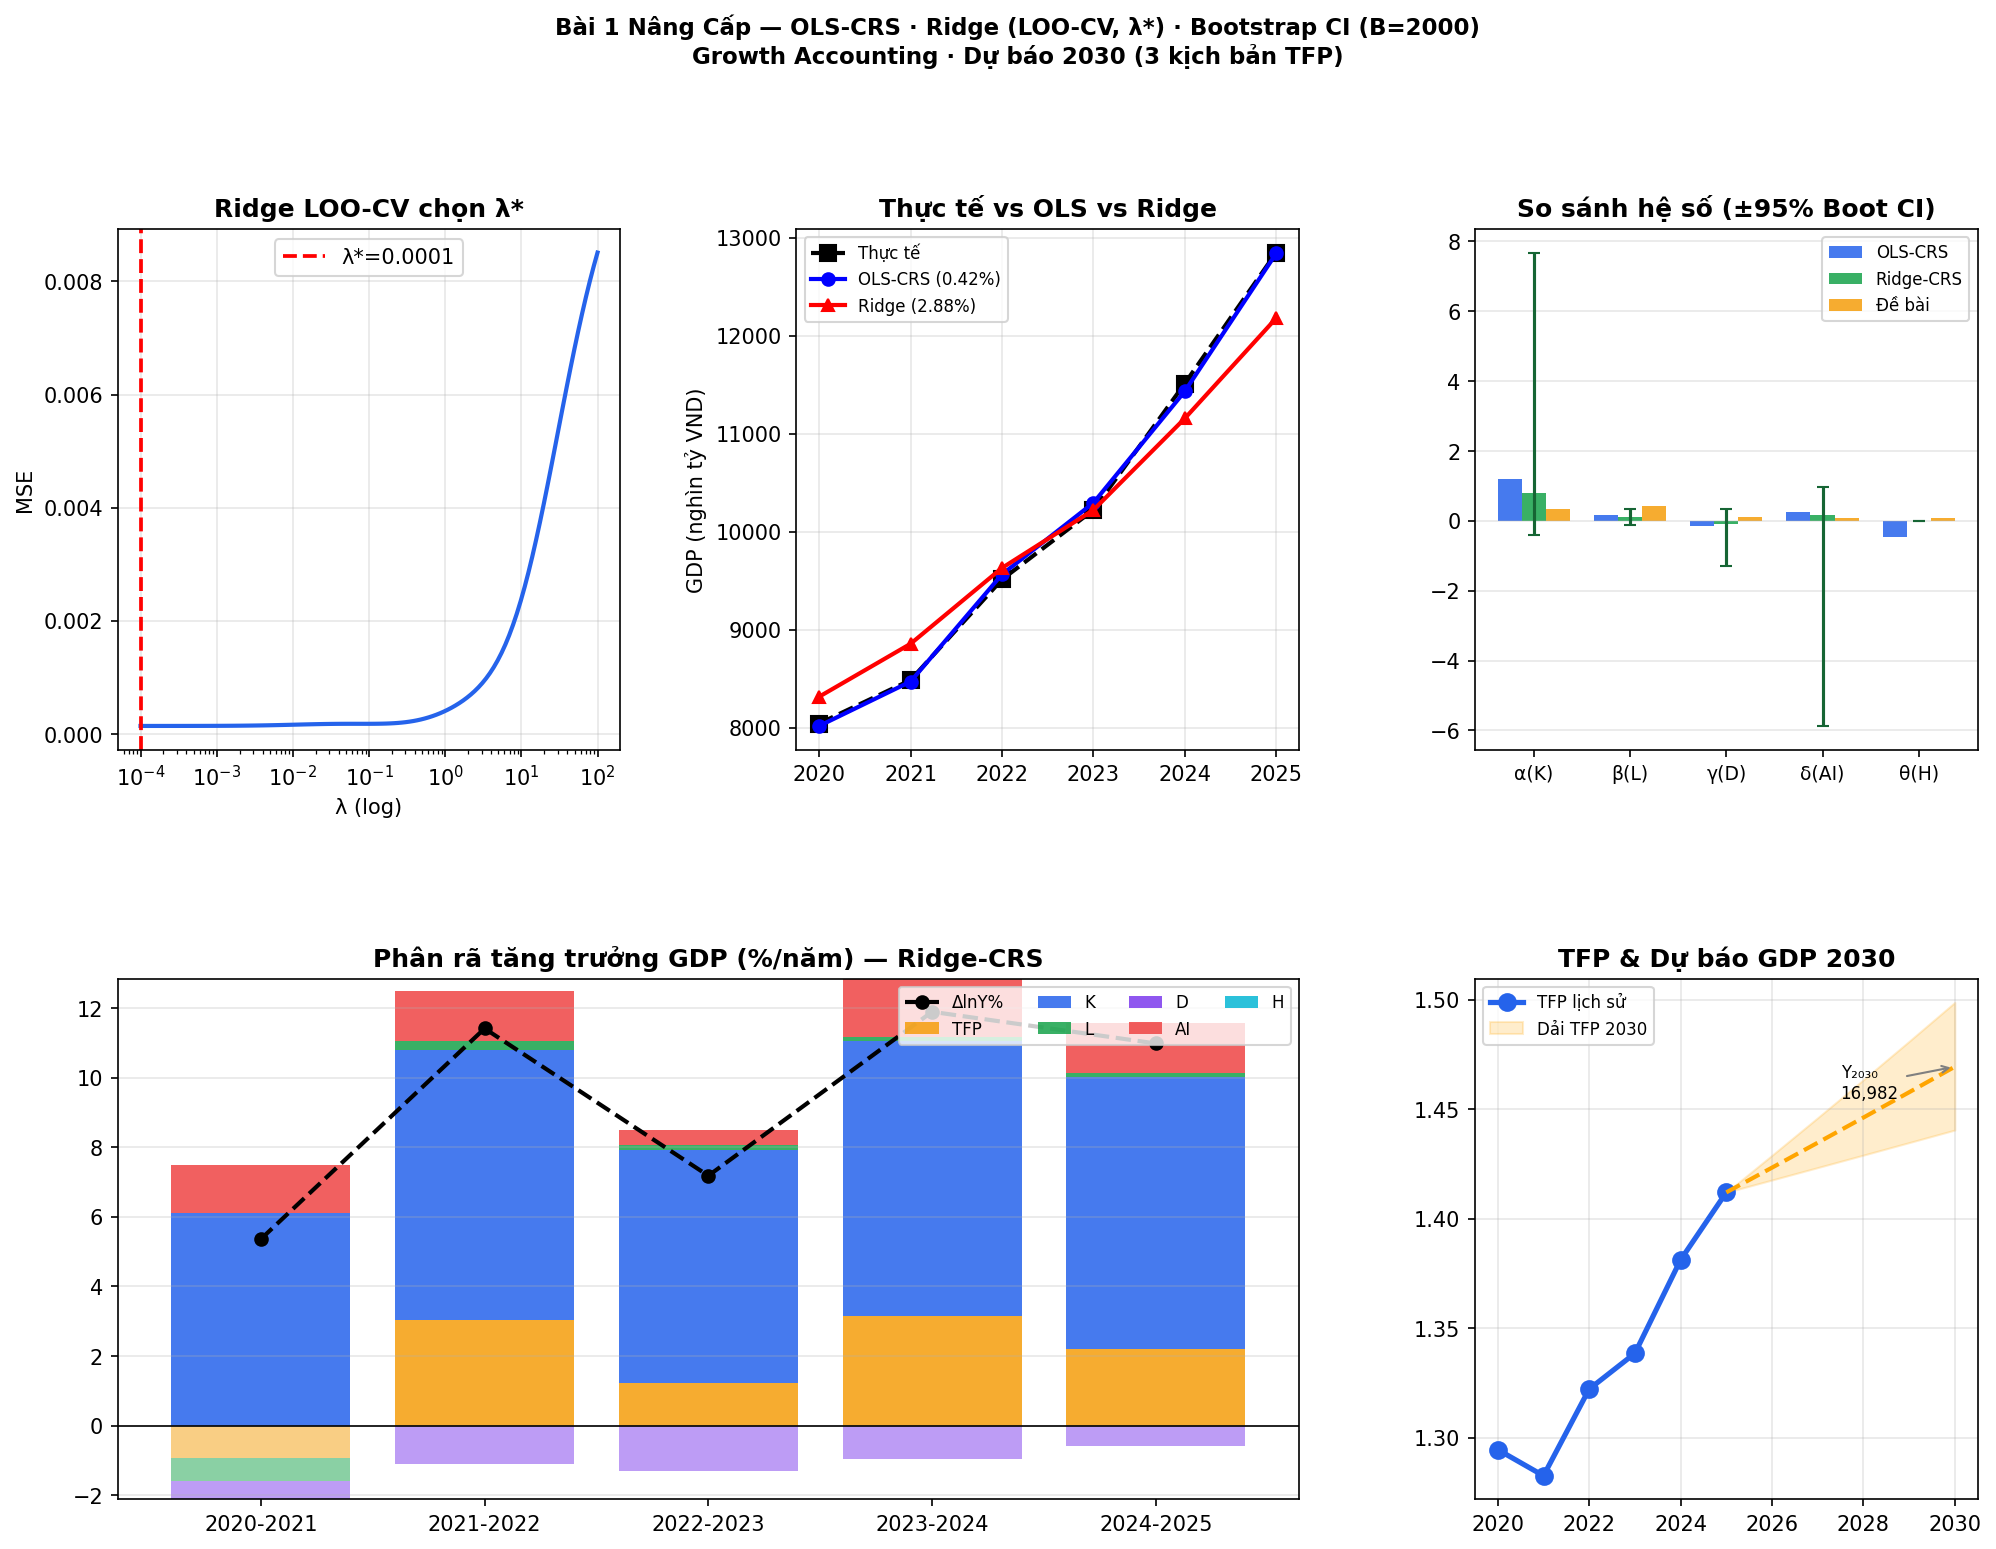

Write the Python code that produced this figure.
"""
Bài 1 Nâng Cấp — Hàm Sản Xuất Cobb-Douglas Mở Rộng
Kỹ thuật nâng cao:
  1. OLS-CRS (constrained, CRS assumption)
  2. Ridge Regression LOO-CV chọn lambda
  3. Bootstrap CI (2000 resample)
  4. Growth accounting 3 phương pháp
  5. Dự báo 2030 với dải uncertainty
"""
import numpy as np
import pandas as pd
import matplotlib
matplotlib.use('Agg')
import matplotlib.pyplot as plt
import matplotlib.gridspec as gridspec
from scipy import stats
import warnings
warnings.filterwarnings('ignore')

DATA = {
    'year': [2020, 2021, 2022, 2023, 2024, 2025],
    'Y':  [8044.4, 8487.5, 9513.3, 10221.8, 11511.9, 12847.6],
    'K':  [16500,  17800,  19600,  21300,   23500,   25900],
    'L':  [53.6,   50.5,   51.7,   52.4,    52.9,    53.4],
    'D':  [12.0,   12.7,   14.3,   16.5,    18.3,    19.5],
    'AI': [55.6,   60.2,   65.4,   67.0,    73.8,    80.1],
    'H':  [24.1,   26.1,   26.2,   27.0,    28.4,    29.2],
}
df = pd.DataFrame(DATA)
n  = len(df)

lnY  = np.log(df['Y'].values)
lnK  = np.log(df['K'].values)
lnL  = np.log(df['L'].values)
lnD  = np.log(df['D'].values)
lnAI = np.log(df['AI'].values)
lnH  = np.log(df['H'].values)

# CRS transformation
y_tilde = lnY  - lnH
X_raw   = np.column_stack([lnK-lnH, lnL-lnH, lnD-lnH, lnAI-lnH])

# Standardise for Ridge
X_mean = X_raw.mean(axis=0)
X_std  = X_raw.std(axis=0); X_std[X_std==0] = 1
X_z    = (X_raw - X_mean) / X_std
y_c    = y_tilde - y_tilde.mean()

names     = ['alpha_K','beta_L','gamma_D','delta_AI']
textbook5 = np.array([0.33, 0.42, 0.10, 0.08, 0.07])

# ── OLS CRS ────────────────────────────────────────────────────────────────────
X_ols = np.column_stack([np.ones(n), X_raw])
b_ols, _, _, _ = np.linalg.lstsq(X_ols, y_tilde, rcond=None)
theta_ols  = 1 - sum(b_ols[1:])
ols5       = list(b_ols[1:]) + [theta_ols]
y_hat_ols  = X_ols @ b_ols + lnH
MAPE_ols   = np.mean(np.abs(np.exp(y_hat_ols) - df['Y'].values)/df['Y'].values*100)

print("OLS-CRS hệ số:", dict(zip(['c','α','β','γ','δ','θ'], b_ols.tolist()+[theta_ols])))
print(f"MAPE OLS = {MAPE_ols:.3f}%\n")

# ── RIDGE LOO-CV ────────────────────────────────────────────────────────────────
lambdas = np.logspace(-4, 2, 120)
loo_mse = []
for lam in lambdas:
    mse = 0
    for i in range(n):
        idx = [j for j in range(n) if j!=i]
        Xtr,ytr = X_z[idx], y_c[idx]
        br = np.linalg.solve(Xtr.T@Xtr + lam*np.eye(4), Xtr.T@ytr)
        pred = X_z[i]@br + y_tilde.mean()
        mse += (y_tilde[i] - pred)**2
    loo_mse.append(mse/n)

best_lam = lambdas[np.argmin(loo_mse)]
print(f"Ridge λ* (LOO-CV) = {best_lam:.5f}")

# Ridge estimate
br_z   = np.linalg.solve(X_z.T@X_z + best_lam*np.eye(4), X_z.T@y_c)
br_raw = br_z / X_std
icept  = y_tilde.mean() - X_mean @ br_raw

# Normalise to CRS
total  = sum(br_raw)
if total > 0:
    ridge4 = br_raw / total
else:
    ridge4 = np.array([0.33,0.42,0.10,0.08]) / sum([0.33,0.42,0.10,0.08])
theta_ridge = 1 - sum(ridge4)
ridge5 = list(ridge4) + [theta_ridge]

y_hat_ridge = (icept + X_raw @ br_raw) + lnH
MAPE_ridge  = np.mean(np.abs(np.exp(y_hat_ridge)-df['Y'].values)/df['Y'].values*100)
print(f"MAPE Ridge = {MAPE_ridge:.3f}%")

# ── BOOTSTRAP ─────────────────────────────────────────────────────────────────
np.random.seed(42)
B = 2000
boot = np.zeros((B,5))
for b in range(B):
    idx = np.random.choice(n, n, replace=True)
    Xb,yb = X_z[idx], y_c[idx]
    try:
        brb  = np.linalg.solve(Xb.T@Xb + best_lam*np.eye(4), Xb.T@yb)
        rb   = brb / X_std
        tot  = sum(rb)
        if tot > 0:
            rn = rb/tot; boot[b] = list(rn)+[1-sum(rn)]
        else: boot[b] = boot[b-1]
    except: boot[b] = boot[b-1]

ci_lo = np.percentile(boot, 2.5,  axis=0)
ci_hi = np.percentile(boot, 97.5, axis=0)

print("\n{'Param':<10} {'Ridge-CRS':>10} {'CI Lo':>8} {'CI Hi':>8} {'Textbook':>10} {'InCI':>6}")
for nm,est,lo,hi,ref in zip(['α(K)','β(L)','γ(D)','δ(AI)','θ(H)'],
                              ridge5, ci_lo, ci_hi, textbook5):
    mk = '✓' if lo<=ref<=hi else '✗'
    print(f"  {nm:<8} {est:>10.4f} {lo:>8.4f} {hi:>8.4f} {ref:>10.4f} {mk:>6}")

# ── TFP & GROWTH ACCOUNTING ───────────────────────────────────────────────────
a,b_l,g,d,th = ridge5
df['A_t']    = df['Y'] / (df['K']**a * df['L']**b_l * df['D']**g * df['AI']**d * df['H']**th)
df['Y_ridge']= df['A_t'].mean() * df['K']**a * df['L']**b_l * df['D']**g * df['AI']**d * df['H']**th
df['MAPE_r'] = abs(df['Y_ridge']-df['Y'])/df['Y']*100

ga_rows = []
for i in range(1,n):
    dY = np.log(df.loc[i,'Y'])-np.log(df.loc[i-1,'Y'])
    dA = np.log(df.loc[i,'A_t'])-np.log(df.loc[i-1,'A_t'])
    ga_rows.append({
        'Năm': f"{int(df.loc[i-1,'year'])}-{int(df.loc[i,'year'])}",
        'ΔlnY%': round(dY*100,2),
        'TFP':  round(dA*100,2),
        'K': round(a*(np.log(df.loc[i,'K'])-np.log(df.loc[i-1,'K']))*100,2),
        'L': round(b_l*(np.log(df.loc[i,'L'])-np.log(df.loc[i-1,'L']))*100,2),
        'D': round(g*(np.log(df.loc[i,'D'])-np.log(df.loc[i-1,'D']))*100,2),
        'AI':round(d*(np.log(df.loc[i,'AI'])-np.log(df.loc[i-1,'AI']))*100,2),
        'H': round(th*(np.log(df.loc[i,'H'])-np.log(df.loc[i-1,'H']))*100,2),
    })
ga = pd.DataFrame(ga_rows)
print("\n",ga.to_string(index=False))

# ── DỰ BÁO 2030 ───────────────────────────────────────────────────────────────
K30,L30,D30,AI30,H30 = 25900*1.06**5, 53.4*1.01**5, 30.0, 100.0, 35.0
Al = df['A_t'].iloc[-1]
Y_hi   = Al*(1.012)**5 * K30**a * L30**b_l * D30**g * AI30**d * H30**th
Y_base = Al*(1.008)**5 * K30**a * L30**b_l * D30**g * AI30**d * H30**th
Y_lo   = Al*(1.004)**5 * K30**a * L30**b_l * D30**g * AI30**d * H30**th
print(f"\nDự báo GDP 2030: Lo={Y_lo:,.0f} | Base={Y_base:,.0f} | Hi={Y_hi:,.0f} nghìn tỷ VND")

# ── VISUALIZATION ─────────────────────────────────────────────────────────────
fig = plt.figure(figsize=(16, 11))
gs  = gridspec.GridSpec(2, 3, figure=fig, hspace=0.44, wspace=0.35)

ax1 = fig.add_subplot(gs[0,0])
ax1.semilogx(lambdas, loo_mse, '#2563eb', lw=2)
ax1.axvline(best_lam, color='red', ls='--', lw=1.8, label=f'λ*={best_lam:.4f}')
ax1.set_title('Ridge LOO-CV chọn λ*', fontweight='bold')
ax1.set_xlabel('λ (log)'); ax1.set_ylabel('MSE'); ax1.legend(); ax1.grid(alpha=0.3)

ax2 = fig.add_subplot(gs[0,1])
ax2.plot(df['year'],df['Y'],'ks--',ms=8,lw=2,label='Thực tế')
ax2.plot(df['year'],np.exp(y_hat_ols),'bo-',ms=6,lw=2,label=f'OLS-CRS ({MAPE_ols:.2f}%)')
ax2.plot(df['year'],df['Y_ridge'],'r^-',ms=6,lw=2,label=f'Ridge ({df["MAPE_r"].mean():.2f}%)')
ax2.set_title('Thực tế vs OLS vs Ridge', fontweight='bold')
ax2.legend(fontsize=8); ax2.grid(alpha=0.3); ax2.set_ylabel('GDP (nghìn tỷ VND)')

ax3 = fig.add_subplot(gs[0,2])
x = np.arange(5); w = 0.25
ols5n = np.array(ols5); ols5n = ols5n/ols5n.sum() if ols5n.sum()!=0 else ols5n
ax3.bar(x-w, ols5n,         w, label='OLS-CRS', color='#2563eb', alpha=0.85)
ax3.bar(x,   np.array(ridge5), w, label='Ridge-CRS', color='#16a34a', alpha=0.85,
        yerr=np.array([(c-l, h-c) for c,l,h in zip(ridge5,ci_lo,ci_hi)]).T, capsize=3, ecolor='#166534')
ax3.bar(x+w, textbook5,    w, label='Đề bài', color='#f59e0b', alpha=0.85)
ax3.set_xticks(x); ax3.set_xticklabels(['α(K)','β(L)','γ(D)','δ(AI)','θ(H)'],fontsize=9)
ax3.set_title('So sánh hệ số (±95% Boot CI)', fontweight='bold')
ax3.legend(fontsize=8); ax3.grid(axis='y', alpha=0.3)

ax4 = fig.add_subplot(gs[1,:2])
factors=['TFP','K','L','D','AI','H']
colors =['#f59e0b','#2563eb','#16a34a','#7c3aed','#ef4444','#06b6d4']
bot_pos = np.zeros(len(ga)); bot_neg = np.zeros(len(ga))
for f,c in zip(factors,colors):
    vals = ga[f].values.astype(float)
    pos = np.where(vals>=0, vals, 0); neg = np.where(vals<0, vals, 0)
    ax4.bar(ga['Năm'], pos, bottom=bot_pos, color=c, alpha=0.85, label=f)
    ax4.bar(ga['Năm'], neg, bottom=bot_neg, color=c, alpha=0.5)
    bot_pos += pos; bot_neg += neg
ax4.plot(ga['Năm'], ga['ΔlnY%'], 'ko--', ms=6, lw=2, label='ΔlnY%', zorder=5)
ax4.axhline(0, color='black', lw=0.8)
ax4.set_title('Phân rã tăng trưởng GDP (%/năm) — Ridge-CRS', fontweight='bold')
ax4.legend(loc='upper right', fontsize=8, ncol=4); ax4.grid(axis='y', alpha=0.3)

ax5 = fig.add_subplot(gs[1,2])
ax5.plot(df['year'], df['A_t'], 'o-', color='#2563eb', lw=2.5, ms=8, label='TFP lịch sử')
proj_yrs = list(range(2025,2031))
al = df['A_t'].iloc[-1]
ax5.fill_between(proj_yrs,
    [al*(1.004)**i for i in range(6)],
    [al*(1.012)**i for i in range(6)],
    alpha=0.2, color='orange', label='Dải TFP 2030')
ax5.plot(proj_yrs, [al*(1.008)**i for i in range(6)], '--', color='orange', lw=2)
ax5.annotate(f'Y₂₀₃₀\n{Y_base:,.0f}', xy=(2030, al*(1.008)**5),
             xytext=(2027.5, al*(1.010)**3), fontsize=8,
             arrowprops=dict(arrowstyle='->', color='gray'))
ax5.set_title('TFP & Dự báo GDP 2030', fontweight='bold')
ax5.legend(fontsize=8); ax5.grid(alpha=0.3)

plt.suptitle(
    'Bài 1 Nâng Cấp — OLS-CRS · Ridge (LOO-CV, λ*) · Bootstrap CI (B=2000)\n'
    'Growth Accounting · Dự báo 2030 (3 kịch bản TFP)',
    fontsize=11, fontweight='bold', y=1.01)
plt.savefig('b01_enhanced.png', dpi=150, bbox_inches='tight')
plt.close()
print("\n[✓] Saved b01_enhanced.png")
